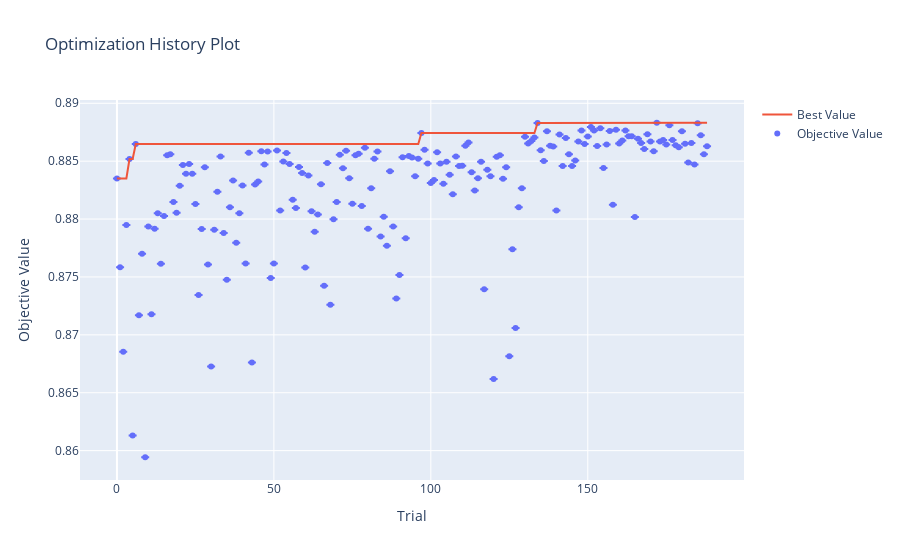

This figure's notebook cell:
### Markdown cell above
## optuna visualization

### Code cell
from optuna import visualization as op_viz

visualization.plot_optimization_history(study, error_bar=True)

### Figure 1 — Plotly figure (JSON) as saved in the notebook; plotly's stock layout.template omitted (floating-point values rounded to 4 significant figures; data arrays with more than 128 entries replaced by an {"elided": "..."} marker saying what was removed)
{"data": [{"error_y": {"array": {"elided": "189 int values"}, "type": "data", "visible": true}, "mode": "markers", "name": "Objective Value", "type": "scatter", "x": {"elided": "189 int values"}, "y": {"elided": "189 float values"}}, {"mode": "lines", "name": "Best Value", "type": "scatter", "x": {"elided": "189 int values"}, "y": {"elided": "189 float values"}}, {"line": {"width": 0.01}, "mode": "lines", "showlegend": false, "type": "scatter", "x": {"elided": "189 int values"}, "y": {"elided": "189 float values"}}, {"fill": "tonexty", "fillcolor": "rgba(255,0,0,0.2)", "mode": "none", "showlegend": false, "type": "scatter", "x": {"elided": "189 int values"}, "y": {"elided": "189 float values"}}, {"error_y": {"array": {"elided": "189 int values"}, "type": "data", "visible": true}, "marker": {"color": "#cccccc"}, "mode": "markers", "name": "Infeasible Trial", "showlegend": false, "type": "scatter", "x": [], "y": []}], "layout": {"title": {"text": "Optimization History Plot"}, "xaxis": {"title": {"text": "Trial"}}, "yaxis": {"title": {"text": "Objective Value"}}}}
